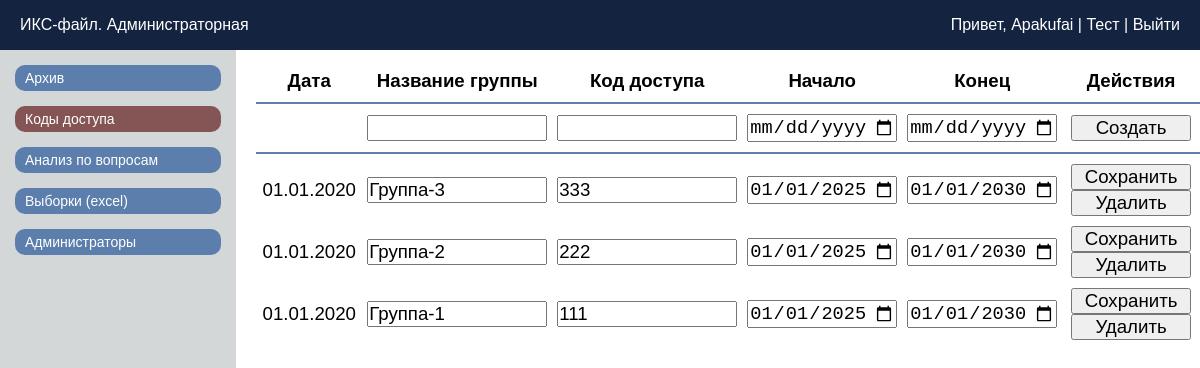
/cab_codes (signed in), run on an earlier commit of the app's database.
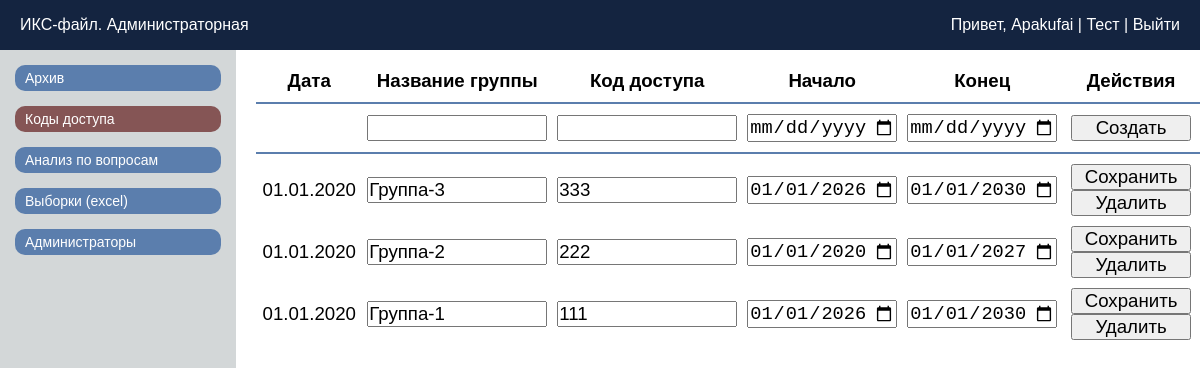
And on a later commit of the database.
### tables this page shows
CREATE TABLE ISeC_accessCodes (
    codeId TEXT PRIMARY KEY,
    testGroup TEXT UNIQUE,
    code TEXT UNIQUE,
    dateFrom TEXT,
    dateUntil TEXT
);

### app.py (the view)
@app.route('/cab_codes')
def cab_codes():
    if 'adminName' not in session:
        return redirect(url_for('cab_login'))
    conn = get_db_connection()
    cursor = conn.cursor()
    cursor.execute("SELECT codeId, testGroup, code, dateFrom, dateUntil FROM ISeC_accessCodes")
    access_codes = cursor.fetchall()
    conn.close()
    codes_list = []
    for row in access_codes:
        codes_list.append({
            'code_id': row[0],
            'test_group': row[1],
            'code': row[2],
            'start_date': datetime.strptime(row[3], '%Y-%m-%d').date().strftime('%Y-%m-%d'),
            'end_date': datetime.strptime(row[4], '%Y-%m-%d').date().strftime('%Y-%m-%d')
        })
    return render_template('cab_codes.html', accessRows=codes_list)

### app.py (called while the page is built)
def get_db_connection():
    try:
        db_path = os.path.join(os.path.dirname(__file__), 'database/ISeC_database.db')
        if not os.path.exists(db_path):
            print(f"База данных не найдена по пути: {db_path}")
        print("Попытка подключения к базе данных...")
        conn = sqlite3.connect(db_path)  # Укажите путь к вашей базе данных
        conn.row_factory = sqlite3.Row  # Позволяет обращаться к столбцам по именам
        print("Подключение успешно.")
        return conn
    except sqlite3.Error as e:
        print(f"Ошибка подключения к базе данных: {e}")
        return None

### templates/cab_codes.html (shortened to what this page needs)
<!doctype html>
<html lang="ru">
<head>
	<link rel="stylesheet" href="{{ url_for('static', filename='css/style_adminCab.css') }}">
</head>
<body>
	<header class="header">
		<div class="header_ISeC">ИКС-файл. Администраторная</div>
		<div class="header_admin">
			<span>
				Привет, <a href="{{ url_for('index') }}">{{ session['adminName'] }}</a> |
				<a href="{{ url_for('index') }}">Тест</a> |
				<a href="{{ url_for('cab_logout') }}">Выйти</a>
			</span>
		</div>
	</header>
	<main class="main">
		<div class="side_menu">
			<button class="btn_sidelink" onclick="window.location.href='http://127.0.0.1:5000/cab_archive'">
				Архив
			</button>
			<button class="btn_sidelink_actual" onclick="window.location.href='http://127.0.0.1:5000/cab_codes'">
				Коды доступа
			</button>
			<button class="btn_sidelink" onclick="window.location.href='http://127.0.0.1:5000/cab_analysis'">
				Анализ по вопросам
			</button>
			<button class="btn_sidelink" onclick="window.location.href='http://127.0.0.1:5000/cab_excelgen'">
				Выборки (excel)
			</button>
			<button class="btn_sidelink" onclick="window.location.href='http://127.0.0.1:5000/cab_admins'">
				Администраторы
			</button>
		</div>
		<div class="central_codes">
			<table>
				<thead>
					<tr class="entrycode_head">
						<th class="entrycode_head_th_0">
							<p>Дата</p>
						</th>
						<th class="entrycode_head_th_1">
							<p>Название группы</p>
						</th>
						<th class="entrycode_head_th_2">
							<p>Код доступа</p>
						</th>
						<th class="entrycode_head_th_3">
							<p>Начало</p>
						</th>
						<th class="entrycode_head_th_4">
							<p>Конец</p>
						</th>
						<th colspan="2" class="entrycode_head_th_5">
							<p>Действия</p>
						</th>
					</tr>
				</thead>
				<tbody>
					<tr class="entrycode_block_create">
						<td class="entrycode_block_td_0">
						</td>
						<td class="entrycode_block_td_1">
							<input type="text" name="test_group">
						</td>
						<td class="entrycode_block_td_2">
							<input type="text" name="code">
						</td>
						<td class="entrycode_block_td_3">
							<input type="date" name="start_date">
						</td>
						<td class="entrycode_block_td_4">
							<input type="date" name="end_date">
						</td>
						<td class="entrycode_block_td_5">
							<button onclick="createCode(this)">Создать</button>
						</td>
					</tr>
					{% for accessRow in accessRows %}
					<tr class="entrycode_block">
						<td class="entrycode_block_td_0">
							{{ accessRow.test_group[:10] }}
						</td>
						<td class="entrycode_block_td_1">
							<input type="text" name="test_group" value="{{ accessRow.test_group[11:] }}">
						</td>
						<td class="entrycode_block_td_2">
							<input type="text" name="code" value="{{ accessRow.code }}">
						</td>
						<td class="entrycode_block_td_3">
							<input type="date" name="start_date" value="{{ accessRow.start_date }}">
						</td>
						<td class="entrycode_block_td_4">
							<input type="date" name="end_date" value="{{ accessRow.end_date }}">
						</td>
						<td class="entrycode_block_td_5">
							<button code_id="{{ accessRow.code_id }}" onclick="updateCode(this)">Сохранить</button>
							<button code_id="{{ accessRow.code_id }}" test_group="{{ accessRow.test_group }}" onclick="deleteCode(this)">Удалить</button>
						</td>
					</tr>
					{% endfor %}
				</tbody>
			</table>
		</div>
	</main>
</body>
</html>

### static/css/style_adminCab.css (style rules this page uses)
* { margin: 0; padding: 0; box-sizing: border-box; }
body { font-family: Arial, sans-serif; background-color: #ffffff; }
.header { width: 100%; height: 50px; display: flex; justify-content: space-between; align-items: center; padding: 0 10px; color: #ffffff; background-color: #142440; }
.header_ISeC { padding-left: 10px; }
.header_admin { text-align: right; padding-right: 10px; }
a { text-decoration: none; color: inherit; background-color: transparent; }
.main { display: flex; flex-direction: row; }
.side_menu { padding-top: 15px; display: flex; flex-direction: column; width: 250px; background-color: #d3d7d8; height: calc(100vh - 50px); gap: 15px; }
.btn_sidelink { color: #ffffff; background-color: #5b7ead; text-align: left; font-size: 14px; margin: 0 15px; padding: 5px 0 5px 10px; border-radius: 10px; border: none; cursor: pointer; }
.btn_sidelink_actual { color: #ffffff; background-color: #855555; text-align: left; font-size: 14px; margin: 0 15px; padding: 5px 0 5px 10px; border-radius: 10px; border: none; cursor: pointer; }
.entrycode_head, .entrycode_block_create td { border-bottom: 2px solid #5b7ead; }
.entrycode_block_create td { padding: 10px 5px; }
.entrycode_head * { padding-bottom: 5px; }
.entrycode_block td { padding-top: 10px; }
.central_codes * { border-collapse: collapse; font-size: 14pt; }
.central_codes table { margin: 20px 0 0 20px; }
.entrycode_head_th_0 { width: 120px; }
.entrycode_block_td_0 { padding: 0 5px; text-align: center; }
.entrycode_head_th_1, .entrycode_block_td_1 input { width: 180px; }
.entrycode_block_td_1 { padding: 0 5px; }
.entrycode_head_th_2, .entrycode_block_td_2 input { width: 180px; }
.entrycode_block_td_2 { padding: 0 5px; }
.entrycode_head_th_3, .entrycode_block_td_3 input { width: 150px; }
.entrycode_block_td_3 { padding: 0 5px; }
.entrycode_head_th_4, .entrycode_block_td_4 input { width: 150px; }
.entrycode_block_td_4 { padding: 0 5px; }
.entrycode_block_td_5 { text-align: center; padding: 0 5px; width: 180px; }
.entrycode_block_td_5 button { width: 120px; }

What changed in the data, as far as the page shows it:
changed ISeC_accessCodes "Группа-3": start_date "01/01/2025" → "01/01/2026"
changed ISeC_accessCodes "Группа-2": start_date "01/01/2025" → "01/01/2020"; end_date "01/01/2030" → "01/01/2027"
changed ISeC_accessCodes "Группа-1": start_date "01/01/2025" → "01/01/2026"
